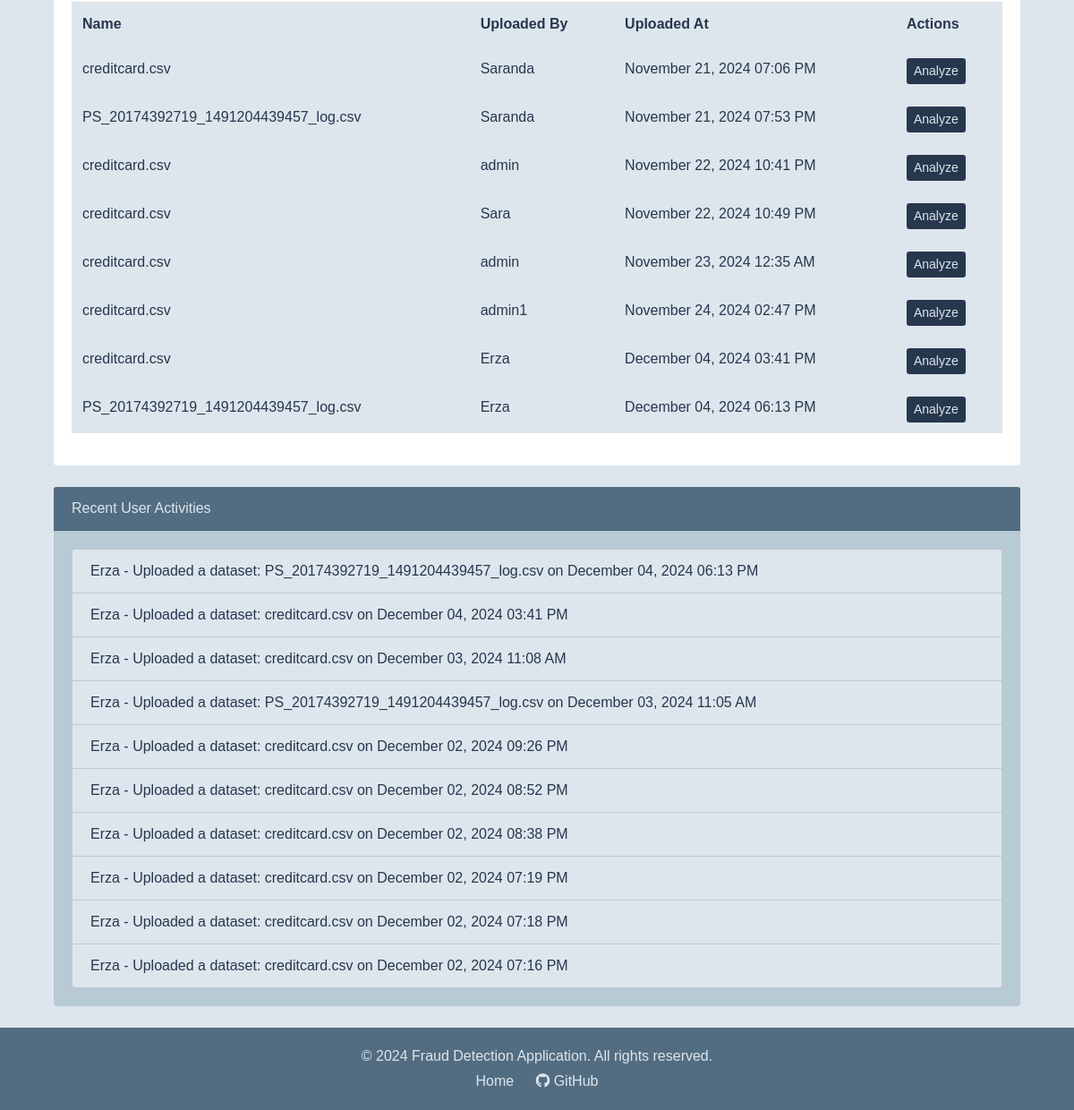
The app's page /admin_dashboard/ (signed in, lower part), older data.
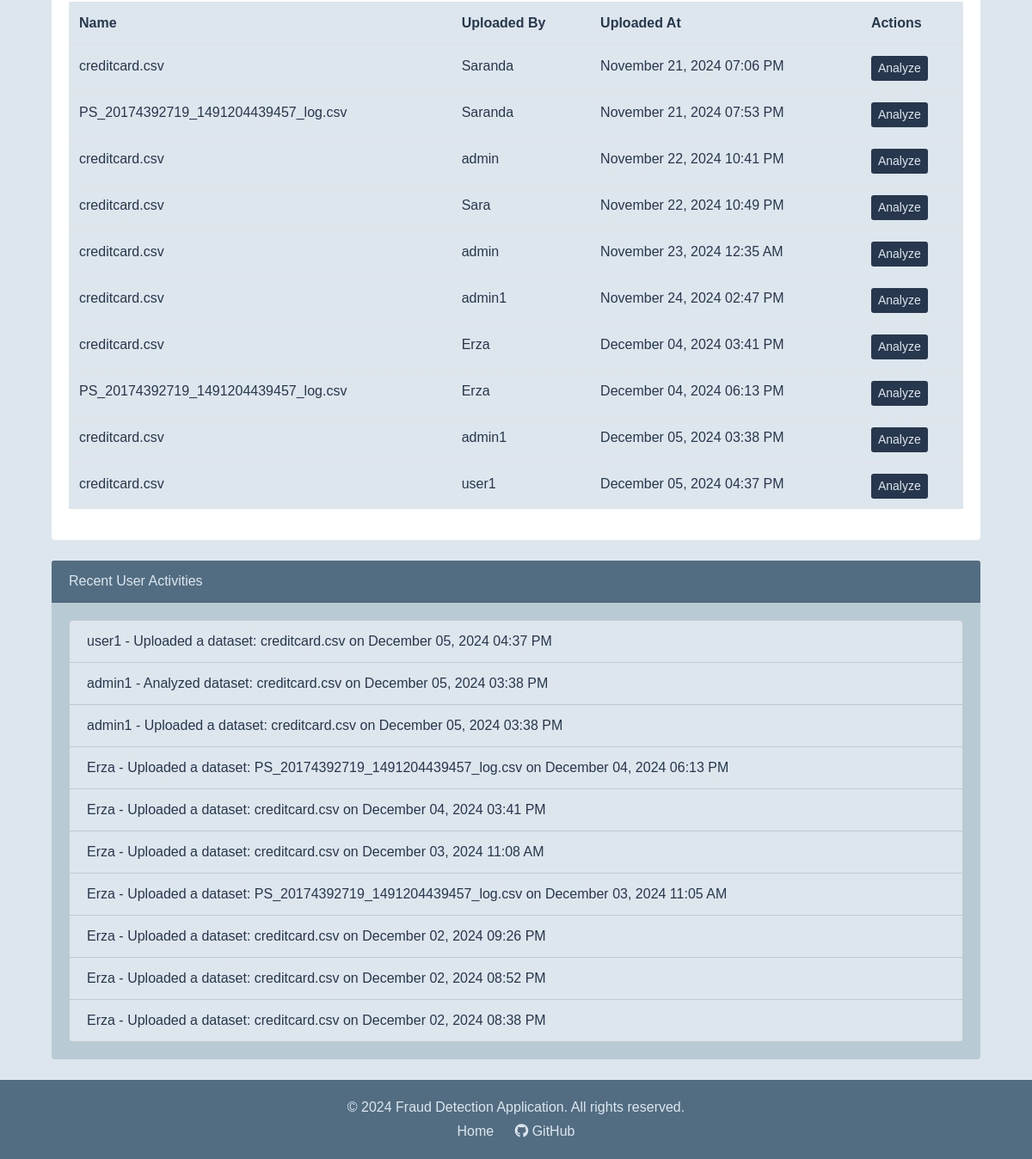
The same page, newer data.
### detection/models.py (models this page shows, shortened)
class Dataset(models.Model):
    name = models.CharField(max_length=255)
    file = models.FileField(upload_to='datasets/')
    uploaded_at = models.DateTimeField(auto_now_add=True)
    uploaded_by = models.ForeignKey(User, on_delete=models.CASCADE)

class UserActivityLog(models.Model):
    user = models.ForeignKey(User, on_delete=models.CASCADE)
    action = models.CharField(max_length=255)
    timestamp = models.DateTimeField(auto_now_add=True)

### detection/views.py (the view, shortened to what this page needs)
# urls.py: path('admin_dashboard/', views.admin_dashboard_view, name='admin_dashboard'),  # Admin dashboard
@login_required
@user_passes_test(is_admin)
def admin_dashboard_view(request):
    if not request.user.is_staff:  # Ensure only admins can access this view
        messages.error(request, "You do not have permission to access this page.")
        return redirect('user_dashboard')
    datasets = Dataset.objects.all()  # Admins can see all datasets
    user_activity_logs = UserActivityLog.objects.order_by('-timestamp')[:10]  # Last 10 activities
    scatter_url = None
    dataset_analysis = None
    return render(request, 'admin_dashboard.html', {
        'datasets': datasets,
        'scatter_url': scatter_url,
        'dataset_analysis': dataset_analysis,
        'user_activity_logs': user_activity_logs,
    })

### detection/views.py (called while the page is built)
def is_admin(user):
    return user.is_staff

### detection/templates/admin_dashboard.html (shortened to what this page needs)
{% extends 'base.html' %}
{% block content %}
<div class="container mt-4" style="background-color: #DDE6ED; font-family: Arial, sans-serif; color: #27374D;">
    <div class="card mb-4" style="border: none; background-color: b8cad4;">
        <div class="card-body">
            {% if datasets %}
                <table class="table" style="background-color: #DDE6ED; color: #27374D;">
                    <thead>
                        <tr>
                            <th>Name</th>
                            <th>Uploaded By</th>
                            <th>Uploaded At</th>
                            <th>Actions</th>
                        </tr>
                    </thead>
                    <tbody>
                        {% for dataset in datasets %}
                        <tr>
                            <td>{{ dataset.name }}</td>
                            <td>{{ dataset.uploaded_by.username }}</td>
                            <td>{{ dataset.uploaded_at|date:"F d, Y h:i A" }}</td>
                            <td>
                                <form method="post">
                                    <button type="submit" class="btn btn-sm" style="background-color: #27374D; color: #DDE6ED; border: none;">Analyze</button>
                                </form>
                            </td>
                        </tr>
                        {% endfor %}
                    </tbody>
                </table>
            {% else %}
                <p class="text-center" style="color: #526D82;">No datasets available.</p>
            {% endif %}
        </div>
    </div>
    <div class="card mb-4" style="border: none; background-color: #b8cad4;">
        <div class="card-header" style="background-color: #526D82; color: #DDE6ED;">
            Recent User Activities
        </div>
        <div class="card-body">
            {% if user_activity_logs %}
                <ul class="list-group">
                    {% for log in user_activity_logs %}
                        <li class="list-group-item" style="background-color: #DDE6ED; color: #27374D;">
                            {{ log.user.username }} - {{ log.action }} on {{ log.timestamp|date:"F d, Y h:i A" }}
                        </li>
                    {% endfor %}
                </ul>
            {% else %}
                <p class="text-center" style="color: #526D82;">No user activities logged.</p>
            {% endif %}
        </div>
    </div>
</div>
{% endblock %}

Row changes from the older to the newer data that the page shows:
no longer on this page (row unchanged): UserActivityLog: user.username "Erza", action "Uploaded a dataset: creditcard.csv", timestamp "December 02, 2024 07:19 PM"
no longer on this page (row unchanged): UserActivityLog: user.username "Erza", action "Uploaded a dataset: creditcard.csv", timestamp "December 02, 2024 07:18 PM"
no longer on this page (row unchanged): UserActivityLog: user.username "Erza", action "Uploaded a dataset: creditcard.csv", timestamp "December 02, 2024 07:16 PM"
added Dataset: name "creditcard.csv", uploaded_by.username "admin1", uploaded_at "December 05, 2024 03:38 PM"
added Dataset: name "creditcard.csv", uploaded_by.username "user1", uploaded_at "December 05, 2024 04:37 PM"
added UserActivityLog: user.username "user1", action "Uploaded a dataset: creditcard.csv", timestamp "December 05, 2024 04:37 PM"
added UserActivityLog: user.username "admin1", action "Analyzed dataset: creditcard.csv", timestamp "December 05, 2024 03:38 PM"
added UserActivityLog: user.username "admin1", action "Uploaded a dataset: creditcard.csv", timestamp "December 05, 2024 03:38 PM"
